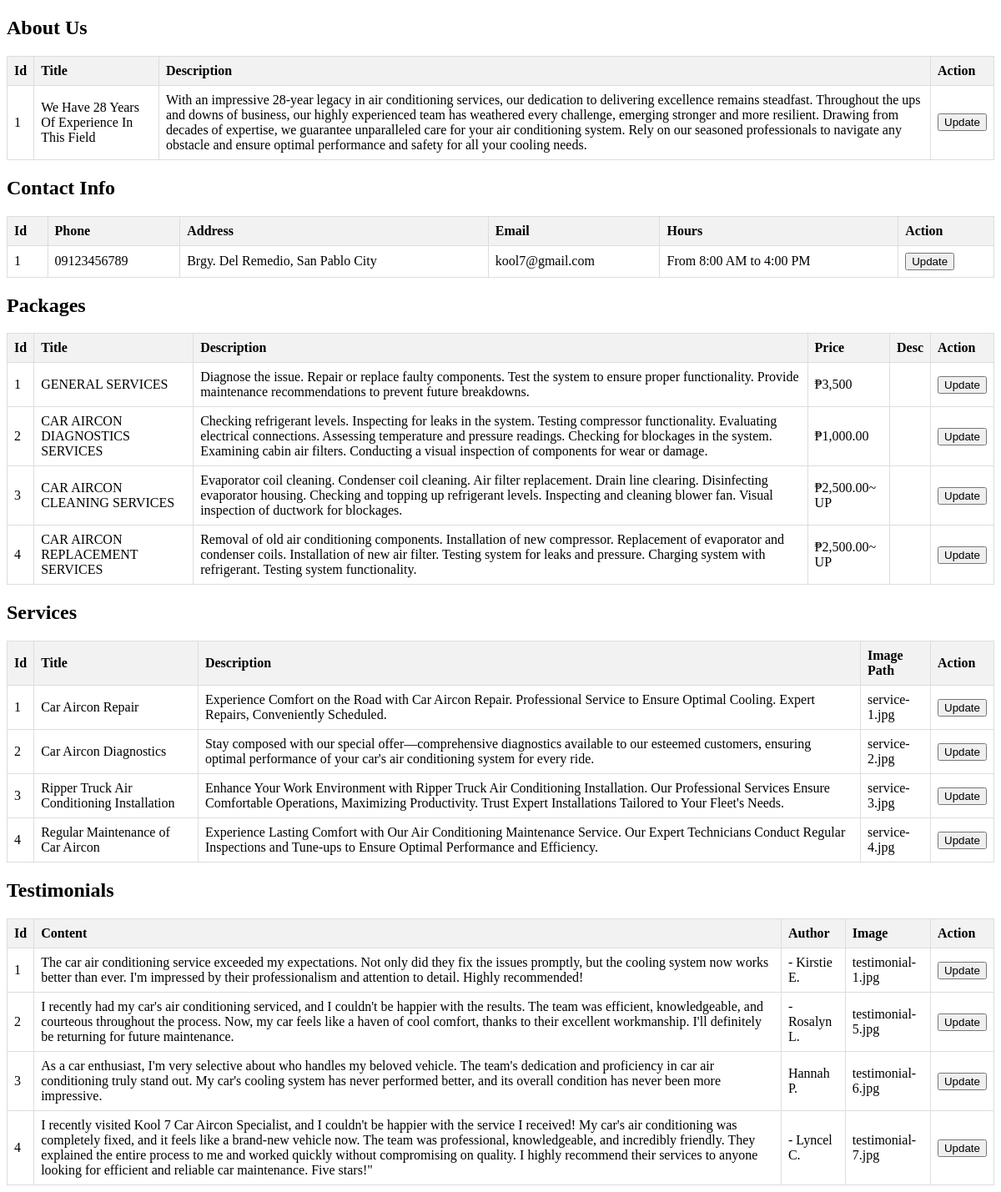
Page /edit_appointment.php on the committed database.
### tables this page shows
CREATE TABLE `about_us` (
  `id` int(11) NOT NULL,
  `title` varchar(100) NOT NULL,
  `description` text NOT NULL
);

CREATE TABLE `contact_info` (
  `id` int(11) NOT NULL,
  `phone` varchar(20) NOT NULL,
  `address` varchar(100) NOT NULL,
  `email` varchar(100) NOT NULL,
  `hours` varchar(255) NOT NULL
);

CREATE TABLE `packages` (
  `id` int(11) NOT NULL,
  `title` varchar(100) NOT NULL,
  `description` text NOT NULL,
  `price` varchar(255) NOT NULL,
  `desc` varchar(255) NOT NULL
);

CREATE TABLE `services` (
  `id` int(11) NOT NULL,
  `title` varchar(100) NOT NULL,
  `description` text NOT NULL,
  `image_path` varchar(255) NOT NULL
);

CREATE TABLE `testimonials` (
  `id` int(11) NOT NULL,
  `content` text NOT NULL,
  `author` varchar(100) NOT NULL,
  `image` varchar(100) NOT NULL
);

### edit_appointment.php (the view, shortened to what this page needs)
<!DOCTYPE html>
<html lang="en">
<head>
</head>
<body>
    <?php
    $servername = "localhost";
    $username = "root";
    $password = "";
    $database = "kool7_car_aircon_specialist";
    $conn = new mysqli($servername, $username, $password, $database);
    $tables = array("about_us", "contact_info", "packages", "services", "testimonials");
    foreach ($tables as $table) {
        $sql = "SELECT * FROM $table";
        $result = $conn->query($sql);
        ?>
        <h2><?php echo ucwords(str_replace('_', ' ', $table)); ?></h2>
        <table>
            <tr>
                <?php
                $sql_columns = "SHOW COLUMNS FROM $table";
                $result_columns = $conn->query($sql_columns);
                while ($row = $result_columns->fetch_assoc()) {
                    echo "<th>" . ucwords(str_replace('_', ' ', $row["Field"])) . "</th>";
                }
                ?>
                <th>Action</th>
            </tr>
            <?php
            if ($result->num_rows > 0) {
                while ($row = $result->fetch_assoc()) {
                    echo "<tr>";
                    foreach ($row as $key => $value) {
                        echo "<td>$value</td>";
                    }
                    echo "<td>
                            <button onclick='openModal(\"$table\", " . $row["id"] . ")'>Update</button>
                        </td>";
                    echo "</tr>";
                }
            } else {
                echo "<tr><td colspan='" . ($result_columns->num_rows + 1) . "'>No records found</td></tr>";
            }
            ?>
        </table>
    <?php
    }
    ?>
</body>
</html>

### edit_appointment.php (style rules this page uses)
table { border-collapse: collapse; width: 100%; }
th, td { border: 1px solid #ddd; padding: 8px; text-align: left; }
th { background-color: #f2f2f2; }

### rows in the picture
about_us: id "1", title "We Have 28 Years Of Experience In This Field", description "With an impressive 28-year legacy in air conditioning services, our dedication to delivering excellence remains steadfast. Throughout the ups and downs of business, our highly experienced team has weathered every challenge, emerging stronger and more resilient. Drawing from decades of expertise, we guarantee unparalleled care for your air conditioning system. Rely on our seasoned professionals to navigate any obstacle and ensure optimal performance and safety for all your cooling needs."
contact_info: id "1", phone "09123456789", address "Brgy. Del Remedio, San Pablo City", email "kool7@gmail.com", hours "From 8:00 AM to 4:00 PM"
packages: id "1", title "GENERAL SERVICES", description "Diagnose the issue. Repair or replace faulty components. Test the system to ensure proper functionality. Provide maintenance recommendations to prevent future breakdowns.", price "₱3,500"
packages: id "2", title "CAR AIRCON DIAGNOSTICS SERVICES", description "Checking refrigerant levels. Inspecting for leaks in the system. Testing compressor functionality. Evaluating electrical connections. Assessing temperature and pressure readings. Checking for blockages in the system. Examining cabin air filters. Conducting a visual inspection of components for wear or damage.", price "₱1,000.00"
packages: id "3", title "CAR AIRCON CLEANING SERVICES", description "Evaporator coil cleaning. Condenser coil cleaning. Air filter replacement. Drain line clearing. Disinfecting evaporator housing. Checking and topping up refrigerant levels. Inspecting and cleaning blower fan. Visual inspection of ductwork for blockages.", price "₱2,500.00~ UP"
packages: id "4", title "CAR AIRCON REPLACEMENT SERVICES", description "Removal of old air conditioning components. Installation of new compressor. Replacement of evaporator and condenser coils. Installation of new air filter. Testing system for leaks and pressure. Charging system with refrigerant. Testing system functionality.", price "₱2,500.00~ UP"
services: id "1", title "Car Aircon Repair", description "Experience Comfort on the Road with Car Aircon Repair. Professional Service to Ensure Optimal Cooling. Expert Repairs, Conveniently Scheduled.", image_path "service-1.jpg"
services: id "2", title "Car Aircon Diagnostics", description "Stay composed with our special offer—comprehensive diagnostics available to our esteemed customers, ensuring optimal performance of your car's air conditioning system for every ride.", image_path "service-2.jpg"
services: id "3", title "Ripper Truck Air Conditioning Installation", description "Enhance Your Work Environment with Ripper Truck Air Conditioning Installation. Our Professional Services Ensure Comfortable Operations, Maximizing Productivity. Trust Expert Installations Tailored to Your Fleet's Needs.", image_path "service-3.jpg"
services: id "4", title "Regular Maintenance of Car Aircon", description "Experience Lasting Comfort with Our Air Conditioning Maintenance Service. Our Expert Technicians Conduct Regular Inspections and Tune-ups to Ensure Optimal Performance and Efficiency.", image_path "service-4.jpg"
testimonials: id "1", content "The car air conditioning service exceeded my expectations. Not only did they fix the issues promptly, but the cooling system now works better than ever. I'm impressed by their professionalism and attention to detail. Highly recommended!", author "- Kirstie E.", image "testimonial-1.jpg"
testimonials: id "2", content "I recently had my car's air conditioning serviced, and I couldn't be happier with the results. The team was efficient, knowledgeable, and courteous throughout the process. Now, my car feels like a haven of cool comfort, thanks to their excellent workmanship. I'll definitely be returning for future maintenance.", author "- Rosalyn L.", image "testimonial-5.jpg"
testimonials: id "3", content "As a car enthusiast, I'm very selective about who handles my beloved vehicle. The team's dedication and proficiency in car air conditioning truly stand out. My car's cooling system has never performed better, and its overall condition has never been more impressive.", author "Hannah P.", image "testimonial-6.jpg"
testimonials: id "4", content "I recently visited Kool 7 Car Aircon Specialist, and I couldn't be happier with the service I received! My car's air conditioning was completely fixed, and it feels like a brand-new vehicle now. The team was professional, knowledgeable, and incredibly friendly. They explained the entire process to me and worked quickly without compromising on quality. I highly recommend their services to anyone looking for efficient and reliable car maintenance. Five stars!\"", author "- Lyncel C.", image "testimonial-7.jpg"

### other values in the picture
str_replace('_', ' ', $table) "About Us"
str_replace('_', ' ', $row["Field"]) "Id"
str_replace('_', ' ', $row["Field"]) "Title"
str_replace('_', ' ', $row["Field"]) "Description"
str_replace('_', ' ', $table) "Contact Info"
str_replace('_', ' ', $row["Field"]) "Phone"
str_replace('_', ' ', $row["Field"]) "Address"
str_replace('_', ' ', $row["Field"]) "Email"
str_replace('_', ' ', $row["Field"]) "Hours"
str_replace('_', ' ', $table) "Packages"
str_replace('_', ' ', $row["Field"]) "Price"
str_replace('_', ' ', $row["Field"]) "Desc"
str_replace('_', ' ', $table) "Services"
str_replace('_', ' ', $row["Field"]) "Image Path"
str_replace('_', ' ', $table) "Testimonials"
